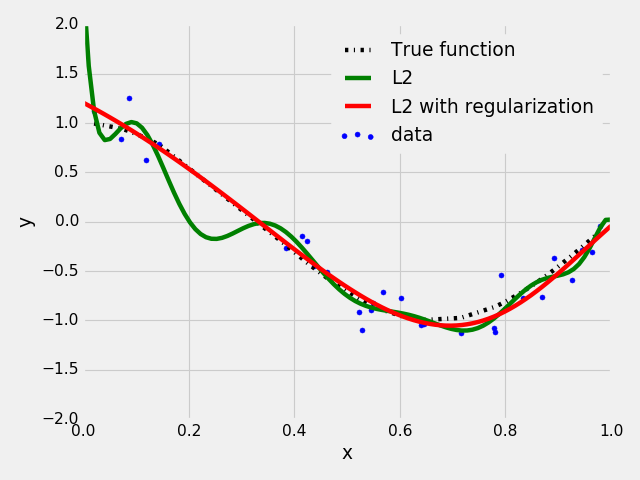

Write Python code to recreate this figure.
import numpy as np
import matplotlib.pyplot as plt
import normapprox as na

'''
Example of polynomial fitting with different regularizers using Norm Approximation
   y = w_1 * x^d + w_2 * x^(d-1) ... + w_d * x + w_{d+1}
'''


def true_fun(X):
    return np.cos(1.5 * np.pi * X)


if __name__=='__main__':
    degree = 15    # degree of polynomial
    n_samples = 30    # number of points

    np.random.seed(0)
    x = np.sort(np.random.rand(n_samples))
    y = true_fun(x) + np.random.randn(n_samples) * 0.15

    A = np.ones((n_samples, degree+1))
    b = y
    for r in range(n_samples):
        for c in range(0, degree):
            A[r, c] = np.power(x[r], degree-c)

    # least-squares fitting
    w1, residue1, ite1 = na.solve(A_list=[A], b_list=[b], lambda_list=[1e-1], p_list=[2])
    # least-squares fitting with regularization
    w2, residue2, ite2 = na.solve(A_list=[A, np.identity(degree+1)], b_list=[b, np.zeros(degree+1)],
                                  lambda_list=[1000, 1], p_list=[2, 2])
    plt.style.use('fivethirtyeight')
    f1 = np.poly1d(w1)
    f2 = np.poly1d(w2)
    xp = np.linspace(0, 1, 100)
    plt.scatter(x, y, edgecolor='b', label='data')
    plt.plot(x, true_fun(x), 'k-.', label='True function')
    plt.plot(xp, f1(xp), 'g-', label='L2')
    plt.plot(xp, f2(xp), 'r-', label='L2 with regularization')
    plt.legend()
    plt.xlabel('x')
    plt.ylabel('y')
    plt.xlim((0, 1))
    plt.ylim((-2, 2))
    plt.show()
